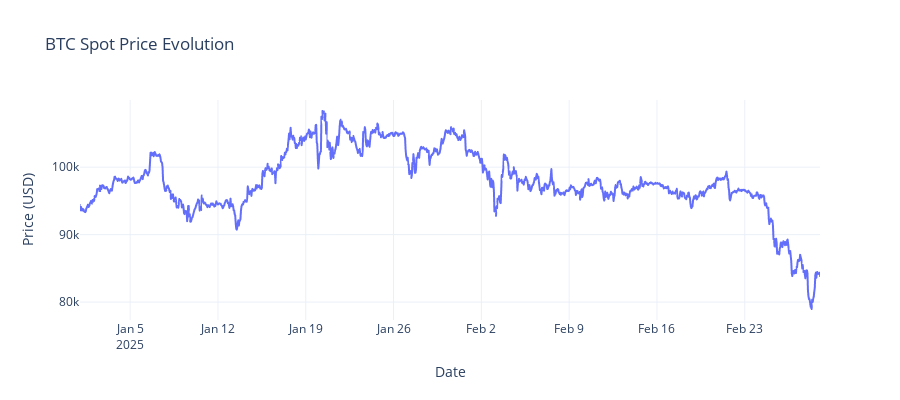

Notebook code for this chart:
### Markdown cell above
## 1. Data Loading and Overview
Load market data and get an overview of available options

### Code cell
# Load a comprehensive dataset
print("📥 Loading market data...")
start_date = pd.Timestamp('2025-01-01')
end_date = pd.Timestamp('2025-03-01')

# Initialize data loader
loader = DataLoader()
spot_data, options_dict = loader.create_dataset_dict(
    spot_symbol='BTCUSDT',
    underlying='BTC',
    start_date=start_date,
    end_date=end_date,
    option_filters={'min_volume': 0}  # Include all options
)

total_option_rows = sum(len(df) for df in options_dict.values()) if options_dict else 0
print(f"📈 Loaded {len(spot_data):,} spot prices")
print(f"📊 Loaded {total_option_rows:,} option data rows across {len(options_dict)} contracts")
print(f"📅 Date range: {spot_data['timestamp'].min().date()} to {spot_data['timestamp'].max().date()}")
print(f"💰 Spot price range: ${spot_data['close'].min():,.0f} - ${spot_data['close'].max():,.0f}")

if options_dict:
    print(f"🎯 Unique option contracts: {len(options_dict):,}")

# Create spot price chart
fig_spot = px.line(
    spot_data, 
    x='timestamp', 
    y='close',
    title='BTC Spot Price Evolution',
    labels={'close': 'Price (USD)', 'timestamp': 'Date'}
)
fig_spot.update_layout(height=400)
fig_spot.show()

### Figure 1 — Plotly figure (JSON) as saved in the notebook; plotly's stock layout.template omitted (floating-point values rounded to 4 significant figures; data arrays with more than 128 entries replaced by an {"elided": "..."} marker saying what was removed)
{"data": [{"hovertemplate": "Date=%{x}<br>Price (USD)=%{y}<extra></extra>", "legendgroup": "", "line": {"color": "#636efa", "dash": "solid"}, "marker": {"symbol": "circle"}, "mode": "lines", "name": "", "showlegend": false, "type": "scattergl", "x": {"elided": "1417 str values"}, "xaxis": "x", "y": {"elided": "1417 float values"}, "yaxis": "y"}], "layout": {"height": 400, "legend": {"tracegroupgap": 0}, "title": {"text": "BTC Spot Price Evolution"}, "xaxis": {"anchor": "y", "domain": [0, 1], "title": {"text": "Date"}}, "yaxis": {"anchor": "x", "domain": [0, 1], "title": {"text": "Price (USD)"}}}}
